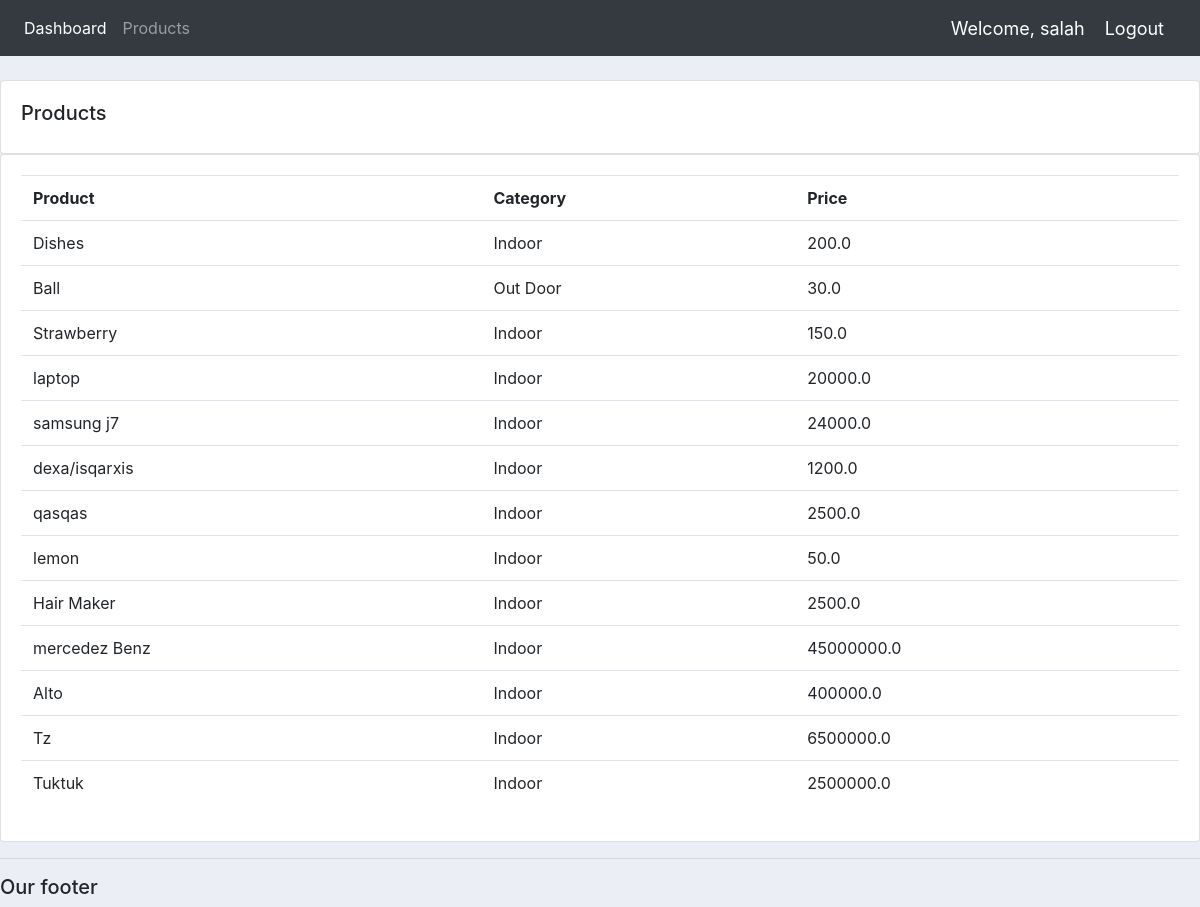
Screenshot of /products/ (signed in) with the database file from the repository.
### accounts/models.py (models this page shows, shortened)
class Product(models.Model):
    CATEGORY = (
        ('Indoor', 'Indoor'),
        ('Out Door', 'Out Door'),
    )
    name = models.CharField(max_length=200, null=True)
    price = models.FloatField(null=True)
    category = models.CharField(max_length=200, null=True, choices=CATEGORY)
    description = models.CharField(max_length=200, null=True, blank=True)
    date_created = models.DateTimeField(auto_now_add=True, null=True)
    tags = models.ManyToManyField(Tag)

### accounts/views.py (the view)
# urls.py: path('products/', views.products, name='products'),
@login_required(login_url='login')
def products(request):
    products = Product.objects.all()
    return render(request, 'accounts/products.html', {'products': products})

### accounts/templates/accounts/products.html
{%  extends 'accounts/main.html' %}
{% block content %}
		<br>
		<div class="row">
			<div class="col-md">
				<div class="card card-body">
					<h5>Products</h5>
				</div>
				<div class="card card-body">
					<table class="table">
						<tr>
							<th>Product</th>
							<th>Category</th>
							<th>Price</th>
						</tr>
						{% for product in products %}
						      <tr>
						         <td>{{product.name}}</td>
								  <td>{{product.category}}</td>
								  <td>{{product.price}}</td>
							  </tr>
						{% endfor %}
					</table>
				</div>
			</div>
		</div>
{% endblock content %}

### accounts/templates/accounts/navbar.html (shortened to what this page needs)
{% load static %}
<nav class="navbar navbar-expand-lg navbar-dark bg-dark">
  <div class="collapse navbar-collapse" id="navbarNav">
    <ul class="navbar-nav">
      <li class="nav-item active">
        <a class="nav-link" href="{% url 'home'%}">Dashboard</a>
      </li>
      <li class="nav-item">
        <a class="nav-link" href="{% url 'products'%}">Products</a>
      </li>
    </ul>
  </div>
  <span class="hello-msg">Welcome, {{request.user}} </span>
  <span ><a class="hello-msg" href="{% url 'logout' %}">Logout</a> </span>
</nav>

### static/css/main.css (style rules this page uses)
body { background-color: #ebeff5; }

### accounts/templates/accounts/navbar.html (style rules this page uses)
.hello-msg { font-size: 18px; color: #fff; margin-right: 20px; }

### rows the page displays
Product: name "Dishes", category "Indoor", price "200.0"
Product: name "Ball", category "Out Door", price "30.0"
Product: name "Strawberry", category "Indoor", price "150.0"
Product: name "laptop", category "Indoor", price "20000.0"
Product: name "samsung j7", category "Indoor", price "24000.0"
Product: name "dexa/isqarxis", category "Indoor", price "1200.0"
Product: name "qasqas", category "Indoor", price "2500.0"
Product: name "lemon", category "Indoor", price "50.0"
Product: name "Hair Maker", category "Indoor", price "2500.0"
Product: name "mercedez Benz", category "Indoor", price "45000000.0"
Product: name "Alto", category "Indoor", price "400000.0"
Product: name "Tz", category "Indoor", price "6500000.0"
Product: name "Tuktuk", category "Indoor", price "2500000.0"

### other values shown
{{ request.user }} "salah"
